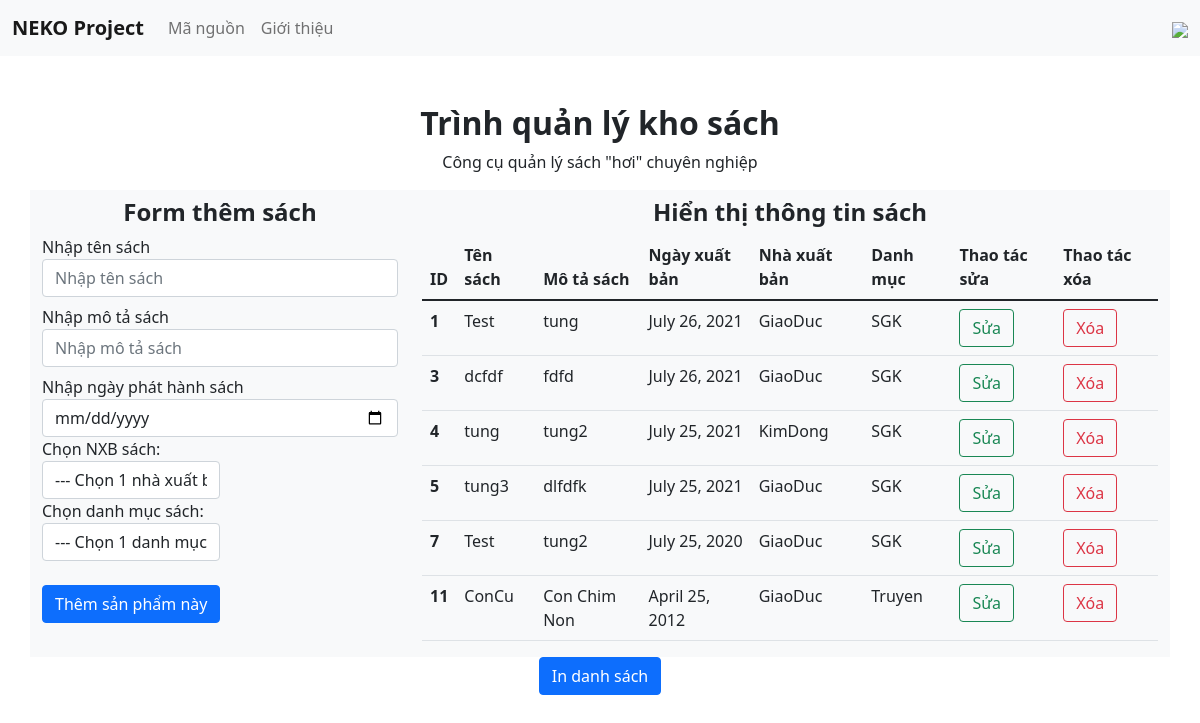
Before: / with the older database file.
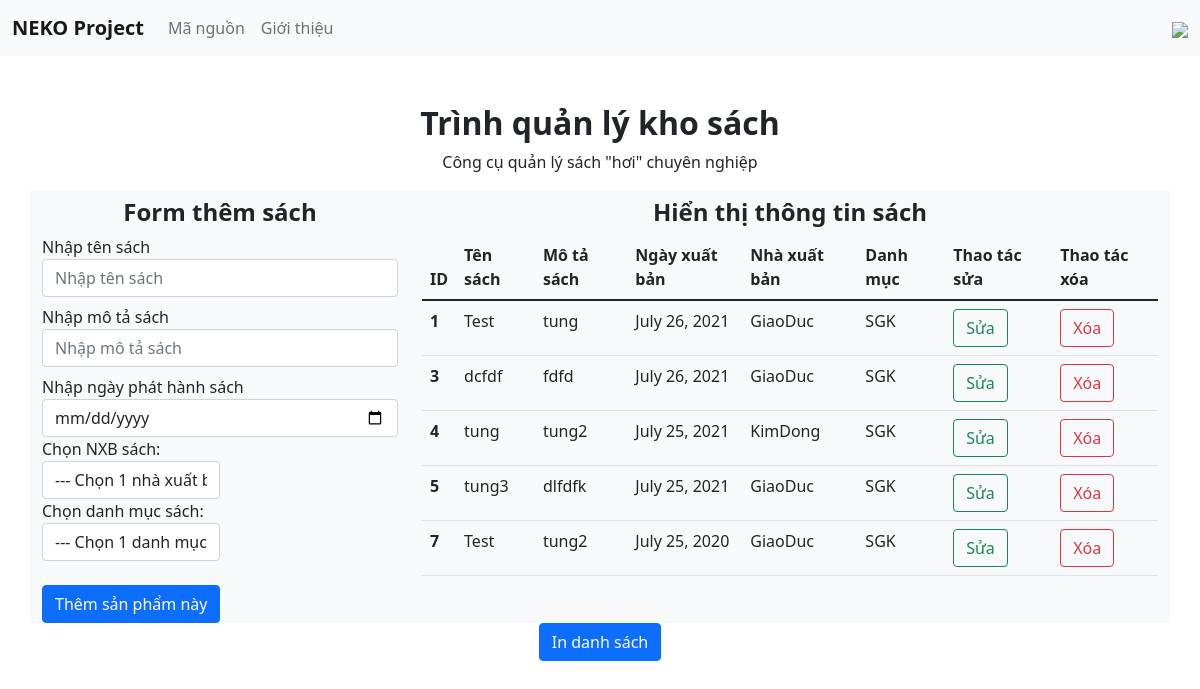
After: the same page with the newer database file.
### app/models.py (models this page shows, shortened)
class Book(models.Model):
    name = models.CharField(max_length=20,blank=False,null=False)
    desc = models.CharField(max_length=100,blank=False,null=False)
    date = models.DateField()
    provider = models.CharField(max_length=50,blank=False,null=False)
    category = models.CharField(max_length=50,blank=False,null=False)

### app/views.py (the view)
# urls.py: path('',views.index,name="index"),
def index(request):
    data = Book.objects.all()
    context = {"data" : data}
    return render(request,"index.html",context)

### templates/index.html (shortened to what the changed rows need)
<!DOCTYPE html>
<html lang="en">
  <head>
    <link
      href="https://cdn.jsdelivr.net/npm/bootstrap@5.1.3/dist/css/bootstrap.min.css"
      rel="stylesheet"
    />
  </head>
  <body>
    <div class="container">
      <h2 class="text-center fw-bold mt-5">Trình quản lý kho sách</h2>
    </div>
    <div class="container mt-3 bg-light">
      <div class="row">
        <div class="col-md-8" id="printable_div_id">
          <table class="table">
            <thead>
              <tr>
                <th scope="col">ID</th>
                <th scope="col">Tên sách</th>
                <th scope="col">Mô tả sách</th>
                <th scope="col">Ngày xuất bản</th>
                <th scope="col">Nhà xuất bản</th>
                <th scope="col">Danh mục</th>
                <th scope="col">Thao tác sửa</th>
                <th scope="col">Thao tác xóa</th>
              </tr>
            </thead>
            <tbody>
              {% for d in data %}
              <tr>
                <th scope="row">{{d.id}}</th>
                <td>{{d.name}}</td>
                <td>{{d.desc}}</td>
                <td>{{d.date}}</td>
                <td>{{d.provider}}</td>
                <td>{{d.category}}</td>
                <td>
                  <a href="/update/{{d.id}}" class="btn btn-outline-success"
                    >Sửa</a
                  >
                </td>
                <td>
                  <a href="/delete/{{d.id}}" class="btn btn-outline-danger"
                    >Xóa</a
                  >
                </td>
              </tr>
              {% endfor %}
            </tbody>
          </table>
        </div>
      </div>
    </div>
  </body>
</html>

Changed rows visible on the page:
removed Book: id "11", name "ConCu", desc "Con Chim Non", date "April 25, 2012", provider "GiaoDuc", category "Truyen"
